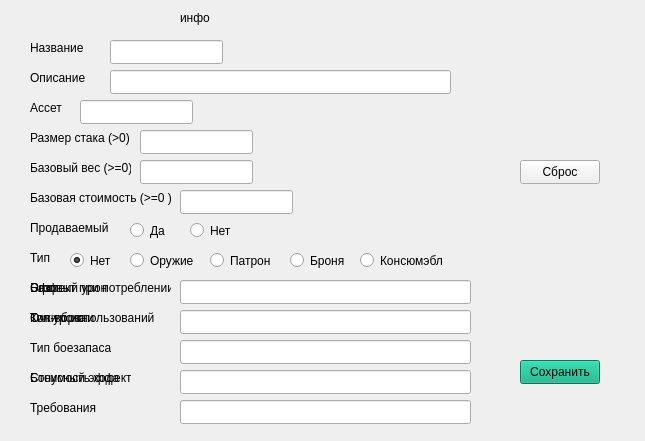
<?xml version="1.0" encoding="UTF-8"?>
<ui version="4.0">
 <class>item_dialog</class>
 <widget class="QWidget" name="item_dialog">
  <property name="geometry">
   <rect>
    <x>0</x>
    <y>0</y>
    <width>645</width>
    <height>441</height>
   </rect>
  </property>
  <property name="windowTitle">
   <string>item</string>
  </property>
  <widget class="QRadioButton" name="sellable_yes">
   <property name="geometry">
    <rect>
     <x>130</x>
     <y>220</y>
     <width>41</width>
     <height>21</height>
    </rect>
   </property>
   <property name="text">
    <string>Да</string>
   </property>
   <property name="checked">
    <bool>false</bool>
   </property>
   <attribute name="buttonGroup">
    <string notr="true">buttonGroup</string>
   </attribute>
  </widget>
  <widget class="QLineEdit" name="asset">
   <property name="geometry">
    <rect>
     <x>80</x>
     <y>100</y>
     <width>113</width>
     <height>24</height>
    </rect>
   </property>
  </widget>
  <widget class="QLabel" name="arwl5">
   <property name="geometry">
    <rect>
     <x>30</x>
     <y>400</y>
     <width>81</width>
     <height>16</height>
    </rect>
   </property>
   <property name="text">
    <string>Требования</string>
   </property>
  </widget>
  <widget class="QLabel" name="wl4">
   <property name="geometry">
    <rect>
     <x>30</x>
     <y>370</y>
     <width>91</width>
     <height>16</height>
    </rect>
   </property>
   <property name="text">
    <string>Стоимость хода</string>
   </property>
  </widget>
  <widget class="QRadioButton" name="sellable_no">
   <property name="geometry">
    <rect>
     <x>190</x>
     <y>220</y>
     <width>41</width>
     <height>21</height>
    </rect>
   </property>
   <property name="text">
    <string>Нет</string>
   </property>
   <attribute name="buttonGroup">
    <string notr="true">buttonGroup</string>
   </attribute>
  </widget>
  <widget class="QLineEdit" name="max_stack_size">
   <property name="geometry">
    <rect>
     <x>140</x>
     <y>130</y>
     <width>113</width>
     <height>24</height>
    </rect>
   </property>
  </widget>
  <widget class="QLineEdit" name="add_info4">
   <property name="geometry">
    <rect>
     <x>180</x>
     <y>370</y>
     <width>291</width>
     <height>24</height>
    </rect>
   </property>
  </widget>
  <widget class="QPushButton" name="reset">
   <property name="geometry">
    <rect>
     <x>520</x>
     <y>160</y>
     <width>80</width>
     <height>24</height>
    </rect>
   </property>
   <property name="text">
    <string>Сброс</string>
   </property>
  </widget>
  <widget class="QLabel" name="label_5">
   <property name="geometry">
    <rect>
     <x>30</x>
     <y>160</y>
     <width>101</width>
     <height>16</height>
    </rect>
   </property>
   <property name="text">
    <string>Базовый вес (&gt;=0)</string>
   </property>
  </widget>
  <widget class="QLabel" name="label_2">
   <property name="geometry">
    <rect>
     <x>30</x>
     <y>70</y>
     <width>61</width>
     <height>16</height>
    </rect>
   </property>
   <property name="text">
    <string>Описание</string>
   </property>
  </widget>
  <widget class="QLabel" name="label_4">
   <property name="geometry">
    <rect>
     <x>30</x>
     <y>130</y>
     <width>111</width>
     <height>16</height>
    </rect>
   </property>
   <property name="text">
    <string>Размер стака (&gt;0)</string>
   </property>
  </widget>
  <widget class="QLabel" name="cl2">
   <property name="geometry">
    <rect>
     <x>30</x>
     <y>310</y>
     <width>141</width>
     <height>16</height>
    </rect>
   </property>
   <property name="text">
    <string>Кол-во использований</string>
   </property>
  </widget>
  <widget class="QRadioButton" name="type_consumable">
   <property name="geometry">
    <rect>
     <x>360</x>
     <y>250</y>
     <width>90</width>
     <height>21</height>
    </rect>
   </property>
   <property name="text">
    <string>Консюмэбл</string>
   </property>
   <attribute name="buttonGroup">
    <string notr="true">buttonGroup_2</string>
   </attribute>
  </widget>
  <widget class="QLabel" name="label_7">
   <property name="geometry">
    <rect>
     <x>30</x>
     <y>220</y>
     <width>81</width>
     <height>16</height>
    </rect>
   </property>
   <property name="text">
    <string>Продаваемый</string>
   </property>
  </widget>
  <widget class="QPushButton" name="save">
   <property name="geometry">
    <rect>
     <x>520</x>
     <y>360</y>
     <width>80</width>
     <height>24</height>
    </rect>
   </property>
   <property name="styleSheet">
    <string notr="true">background: rgb(0, 170, 127)</string>
   </property>
   <property name="text">
    <string>Сохранить</string>
   </property>
  </widget>
  <widget class="QLabel" name="wl2">
   <property name="geometry">
    <rect>
     <x>30</x>
     <y>310</y>
     <width>61</width>
     <height>16</height>
    </rect>
   </property>
   <property name="text">
    <string>Тип урона</string>
   </property>
  </widget>
  <widget class="QLabel" name="label">
   <property name="geometry">
    <rect>
     <x>30</x>
     <y>40</y>
     <width>61</width>
     <height>16</height>
    </rect>
   </property>
   <property name="text">
    <string>Название</string>
   </property>
  </widget>
  <widget class="QLabel" name="arl1">
   <property name="geometry">
    <rect>
     <x>30</x>
     <y>280</y>
     <width>49</width>
     <height>16</height>
    </rect>
   </property>
   <property name="text">
    <string>Слот</string>
   </property>
  </widget>
  <widget class="QLabel" name="cl1">
   <property name="geometry">
    <rect>
     <x>30</x>
     <y>280</y>
     <width>141</width>
     <height>16</height>
    </rect>
   </property>
   <property name="text">
    <string>Эффект при потреблении</string>
   </property>
  </widget>
  <widget class="QLabel" name="arl2">
   <property name="geometry">
    <rect>
     <x>30</x>
     <y>310</y>
     <width>81</width>
     <height>16</height>
    </rect>
   </property>
   <property name="text">
    <string>Очки брони</string>
   </property>
  </widget>
  <widget class="QLineEdit" name="add_info3">
   <property name="geometry">
    <rect>
     <x>180</x>
     <y>340</y>
     <width>291</width>
     <height>24</height>
    </rect>
   </property>
  </widget>
  <widget class="QLabel" name="label_8">
   <property name="geometry">
    <rect>
     <x>30</x>
     <y>250</y>
     <width>49</width>
     <height>16</height>
    </rect>
   </property>
   <property name="text">
    <string>Тип</string>
   </property>
  </widget>
  <widget class="QLineEdit" name="add_info1">
   <property name="geometry">
    <rect>
     <x>180</x>
     <y>280</y>
     <width>291</width>
     <height>24</height>
    </rect>
   </property>
  </widget>
  <widget class="QRadioButton" name="type_none">
   <property name="geometry">
    <rect>
     <x>70</x>
     <y>250</y>
     <width>41</width>
     <height>21</height>
    </rect>
   </property>
   <property name="text">
    <string>Нет</string>
   </property>
   <property name="checked">
    <bool>true</bool>
   </property>
   <attribute name="buttonGroup">
    <string notr="true">buttonGroup_2</string>
   </attribute>
  </widget>
  <widget class="QLineEdit" name="desc">
   <property name="geometry">
    <rect>
     <x>110</x>
     <y>70</y>
     <width>341</width>
     <height>24</height>
    </rect>
   </property>
  </widget>
  <widget class="QLabel" name="label_3">
   <property name="geometry">
    <rect>
     <x>30</x>
     <y>100</y>
     <width>49</width>
     <height>16</height>
    </rect>
   </property>
   <property name="text">
    <string>Ассет</string>
   </property>
  </widget>
  <widget class="QLabel" name="awl3">
   <property name="geometry">
    <rect>
     <x>30</x>
     <y>340</y>
     <width>81</width>
     <height>16</height>
    </rect>
   </property>
   <property name="text">
    <string>Тип боезапаса</string>
   </property>
  </widget>
  <widget class="QLineEdit" name="base_weight">
   <property name="geometry">
    <rect>
     <x>140</x>
     <y>160</y>
     <width>113</width>
     <height>24</height>
    </rect>
   </property>
  </widget>
  <widget class="QLabel" name="awl1">
   <property name="geometry">
    <rect>
     <x>30</x>
     <y>280</y>
     <width>91</width>
     <height>16</height>
    </rect>
   </property>
   <property name="text">
    <string>Базовый урон</string>
   </property>
  </widget>
  <widget class="QLabel" name="arl4">
   <property name="geometry">
    <rect>
     <x>30</x>
     <y>370</y>
     <width>101</width>
     <height>16</height>
    </rect>
   </property>
   <property name="text">
    <string>Бонусный эффект</string>
   </property>
  </widget>
  <widget class="QLabel" name="info">
   <property name="geometry">
    <rect>
     <x>180</x>
     <y>10</y>
     <width>49</width>
     <height>16</height>
    </rect>
   </property>
   <property name="text">
    <string>инфо</string>
   </property>
  </widget>
  <widget class="QRadioButton" name="type_weapon">
   <property name="geometry">
    <rect>
     <x>130</x>
     <y>250</y>
     <width>71</width>
     <height>21</height>
    </rect>
   </property>
   <property name="text">
    <string>Оружие</string>
   </property>
   <attribute name="buttonGroup">
    <string notr="true">buttonGroup_2</string>
   </attribute>
  </widget>
  <widget class="QRadioButton" name="type_armor">
   <property name="geometry">
    <rect>
     <x>290</x>
     <y>250</y>
     <width>61</width>
     <height>21</height>
    </rect>
   </property>
   <property name="text">
    <string>Броня</string>
   </property>
   <attribute name="buttonGroup">
    <string notr="true">buttonGroup_2</string>
   </attribute>
  </widget>
  <widget class="QLineEdit" name="base_cost">
   <property name="geometry">
    <rect>
     <x>180</x>
     <y>190</y>
     <width>113</width>
     <height>24</height>
    </rect>
   </property>
  </widget>
  <widget class="QLineEdit" name="add_info2">
   <property name="geometry">
    <rect>
     <x>180</x>
     <y>310</y>
     <width>291</width>
     <height>24</height>
    </rect>
   </property>
  </widget>
  <widget class="QLabel" name="label_6">
   <property name="geometry">
    <rect>
     <x>30</x>
     <y>190</y>
     <width>141</width>
     <height>16</height>
    </rect>
   </property>
   <property name="text">
    <string>Базовая стоимость (&gt;=0 )</string>
   </property>
  </widget>
  <widget class="QRadioButton" name="type_ammo">
   <property name="geometry">
    <rect>
     <x>210</x>
     <y>250</y>
     <width>71</width>
     <height>21</height>
    </rect>
   </property>
   <property name="text">
    <string>Патрон</string>
   </property>
   <attribute name="buttonGroup">
    <string notr="true">buttonGroup_2</string>
   </attribute>
  </widget>
  <widget class="QLineEdit" name="name">
   <property name="geometry">
    <rect>
     <x>110</x>
     <y>40</y>
     <width>113</width>
     <height>24</height>
    </rect>
   </property>
  </widget>
  <widget class="QLineEdit" name="add_info5">
   <property name="geometry">
    <rect>
     <x>180</x>
     <y>400</y>
     <width>291</width>
     <height>24</height>
    </rect>
   </property>
  </widget>
 </widget>
 <resources/>
 <connections/>
 <buttongroups>
  <buttongroup name="buttonGroup"/>
  <buttongroup name="buttonGroup_2"/>
 </buttongroups>
</ui>
